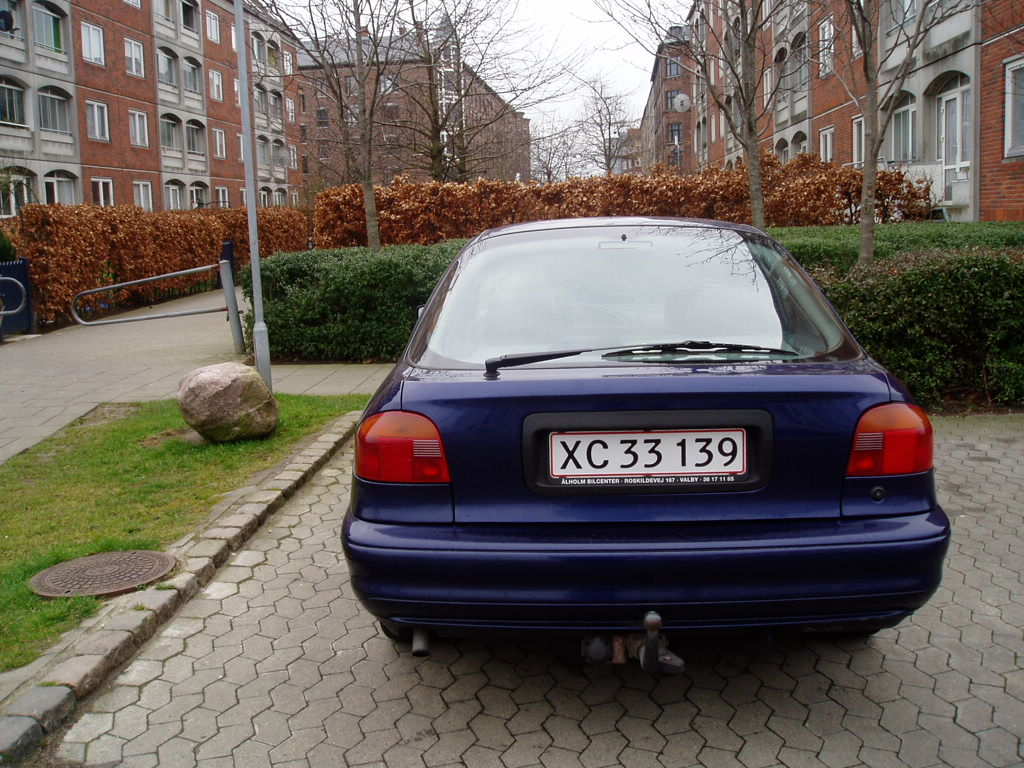
%> input picture img/B_XC33139.JPG, 1024 x 768 px
$ octave --eval "result = detect_lines('../../../img/B_XC33139.JPG');"   (GNU Octave 9; MATLAB toolbox functions it lacks are replaced by stand-ins)
%> lines starting %> are read from the running program, lines starting %| are printed output that depends on the picture; in (x1, y1, x2, y2) boxes, pixels count from 0 and x2, y2 are one past the last pixel; in counts of white or black regions, pixels touching at a corner belong together; the program's own positions count from 1
function plateCords = detect_lines(inputImage)
%> called with inputImage = '../../../img/B_XC33139.JPG'

% Downscale factor
downscaleFactor = 4;

% Read image from file
origImage = imread(inputImage);
%> origImage is the input picture: size 768x1024x3 uint8; mean R, G, B 106.1, 97.9, 91.7

% Convert image to grayscale
image = rgb2gray(origImage);

% Log image
%image = log10(double(image))/log10(512);
%figure, imshow(log(double(image)),[]);


% Downsample image columns
image = downsample(image,downscaleFactor);
%> image: size 192x1024 uint8
% Downsample image rows
image = transpose(downsample(transpose(image),downscaleFactor));
%> image: size 192x256 uint8

% Image width and height
imHeight = size(image,1);
%> imHeight = 192
imWidth = size(image,2);
%> imWidth = 256


figure(100);


% Experiment with gradients
[FX,FY] = gradient(double(image));
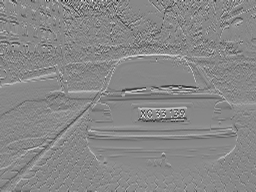
%> FY: size 192x256 double; min -168, max 147, mean -0.2; drawn with min black and max white
%figure(10);
%imshow(abs(FX),[]);
maxGradientX = max(max(abs(FX)));
%> maxGradientX = 119
%minGradientX = min(min(FX));

% Create an empty matrix with same dimensions as image
scanner = zeros(imHeight, imWidth);


for x = 1:imWidth
  for y = 1:imHeight
%    if abs(FX(y,x)) > (maxGradientX * 0.5)
    if abs(FX(y,x)) > (maxGradientX * 0.4)
      scanner(y,x) = 1;
    end
  end
end
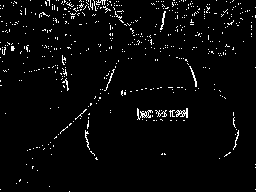
%> scanner: size 192x256 double; values 0 (black) and 1 (white), 3.2% white in thin lines or dots


%%%%%%%%%%%%%%%%%%%%%%%%%%%%%%%%%%%%%%%%%%%%%%%%%%%
% Delete connected components smaller than than X %
%%%%%%%%%%%%%%%%%%%%%%%%%%%%%%%%%%%%%%%%%%%%%%%%%%%
% Get connected components in image
% conComp = matrix holding components
% numConComp = Number of connected components
[conComp,numConComp] = (bwlabel(scanner,8));
%> conComp: size 192x256 double; 516 distinct labels, from 0 to 515
%> numConComp = 515
maxCompSize = 2;
for i = 1:numConComp
%for i = 1:100
  % If current component is smaller than X
  compLength = length(find(conComp == i));
  if compLength <= maxCompSize
    % get coordinates of pixels in component
    [x,y] = find(conComp == i);
    % Set color of pixels in component
    for j = 1:compLength
      % 0 = black
      scanner(x(j), y(j)) = 0;
    end
  end
end
%> this loop made 515 passes
%> (compLength, x, y) on passes 1 to 12: (1, 6, 1), (1, 9, 1), (1, 17, 1), (1, 43, 1), (2, [49; 50], [1; 1]), (1, 58, 1), (2, [81; 82], [1; 1]), (2, [86; 86], [1; 2]), (1, 190, 1), (2, [22; 22], [2; 3]), (1, 9, 3), (2, [32; 32], [3; 4])
%> compLength on passes 14, 17, 24, 27, 31, 35: 16, 4, 4, 3, 16, 4
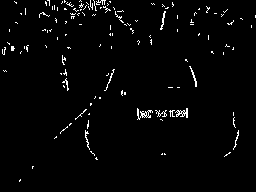
%> scanner: size 192x256 double; values 0 (black) and 1 (white), 2.2% white in thin lines or dots
%> after the loop, x = 190; y = 256


% Show image with only strong gradients marked
%figure(1) , imshow(scanner);

% Strongest gradients
subplot(3,2,3);
imshow(scanner);

%subplot(3,2,6);
%imshow(imfill(~scanner,'holes'));


%%%%%%%%%%%%%%%%%%%%%%%%%%%%%%%%%%%%%%%
% Dilate image of strongest gradients %
%%%%%%%%%%%%%%%%%%%%%%%%%%%%%%%%%%%%%%%

%Shape to use for dilation
%line = strel('line',6,0);
line = strel('line',10,2);
% [7 lines of commented-out code are left out]
scanner = imdilate(scanner,line);
%> scanner: size 192x256 double; values 0 (black) and 1 (white), 11.2% white; 66 white regions (6 under 20 px), largest, box (x1, y1, x2, y2) and area: (41, 0, 135, 26) 987, (133, 108, 192, 120) 501, (100, 69, 119, 91) 220
%scanner = imerode(scanner,se);

% Show dilated image
subplot(3,2,4);
imshow(scanner);
% Show eroded image
subplot(3,2,5);
%imshow(imerode(scanner,se));

%Show components in dilated image

% Show connected components as colors
%imshow(label2rgb(bwlabel(scanner)));


%%%%%%%%%%%%%%%%%%%%%%%%%%%%%%
% Do stuff to components %
%%%%%%%%%%%%%%%%%%%%%%%%%%%%%%

% Create components
[conComp,numConComp] = (bwlabel(scanner,4));
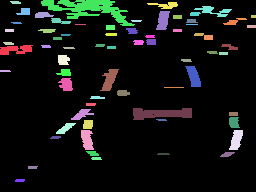
%> conComp: size 192x256 double; 69 distinct labels, from 0 to 68; one colour per label, 0 black
%> numConComp = 68

% Loop through componets
for i = 1:numConComp
  % Get Xs and Ys of current component
  [Ys,Xs] = find(conComp == i);
  compHeight = max(Ys)-min(Ys)+1;
  compWidth = max(Xs)-min(Xs)+1;
  ratio = compHeight/compWidth;
%  if (ratio > 0.3 || ratio < 0.12 || compHeight < 4)
  if (ratio > 0.35 || ratio < 0.12 || compHeight < 4)
    for j = 1:length(Ys)
      scanner(Ys(j),Xs(j)) = 0;
    end
  end
end
%> this loop made 68 passes
%> (compHeight, compWidth, ratio) on passes 1 to 12: (10, 33, 0.303), (2, 11, 0.182), (3, 11, 0.273), (3, 9, 0.333), (3, 11, 0.273), (2, 11, 0.182), (3, 10, 0.3), (7, 14, 0.5), (3, 10, 0.3), (6, 19, 0.316), (4, 18, 0.222), (26, 94, 0.277)
%> (Ys, Xs, compHeight, compWidth, ratio) on passes 24, 53: ([25; 25; 25; 25; 25; 25; 25; 25; 25; 25; 25], [76; 77; 78; 79; 80; 81; 82; 83; 84; 85; 86], 1, 11, 0.0909), ([25; 25; 25; 25; 25; 25; 25; 25; 25; 25; 25; 25], [187; 188; 189; 190; 191; 192; 193; 194; 195; 196; 197; 198], 1, 12, 0.0833)
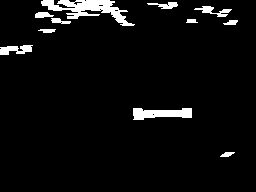
%> scanner: size 192x256 double; values 0 (black) and 1 (white), 4.8% white; 11 white regions, largest, box (x1, y1, x2, y2) and area: (41, 0, 135, 26) 987, (133, 108, 192, 120) 501, (0, 45, 33, 55) 216

% Show image after having manipulated components
subplot(3,2,6);
imshow(scanner);


%%%%%%%%%%%%%%%%%%%%%%%%%%%%%%
% REMOVING LEAST WHITE LINES %
%%%%%%%%%%%%%%%%%%%%%%%%%%%%%%

% Find value of most white (largest sum) horizontal line
rowWhiteValues = sum(transpose(scanner));
%> rowWhiteValues = 192 values, max 101 at index 9, min 0 at index 27, mean 12.17
maxRowWhiteValue = max(rowWhiteValues);
%> maxRowWhiteValue = 101

% Set all values for rows with low white-values to 0
for row  = 1:imHeight
  if (rowWhiteValues(row) < (0.6 * maxRowWhiteValue))
    %scanner(row,:) = 0;
  end
end

% Show image with weak lines removed
%figure(15) , imshow(scanner);


%%%%%%%%%%%%%%%%%%%%%%%%%%%%%%%%%%%%%%%%%%%%%%%%%%%%%%%
% CONSIDER DOING A DILATE HERE TO GET THE WHOLE PLATE %
%%%%%%%%%%%%%%%%%%%%%%%%%%%%%%%%%%%%%%%%%%%%%%%%%%%%%%%

%Shape to use for dilation
line = strel('line',15,22);
% [6 lines of commented-out code are left out]
scanner = imdilate(scanner,line);
%> scanner: size 192x256 double; values 0 (black) and 1 (white), 10.2% white; 7 white regions, largest, box (x1, y1, x2, y2) and area: (29, 0, 141, 36) 2325, (127, 105, 198, 123) 982, (180, 3, 238, 26) 621


%%%%%%%%%%%%%%%%%%%%%%%%%%%%%%%%%%%%%%%%%%%%%%%
% Use biggest component to get plate position %
%%%%%%%%%%%%%%%%%%%%%%%%%%%%%%%%%%%%%%%%%%%%%%%

% If more than one candidate. The one closest to the center should win.
% Or beeing close to the edge is not good
% Another posibility is choosing the are with the most plate like ratio


% Create components
[conComp,numConComp] = (bwlabel(scanner,4));
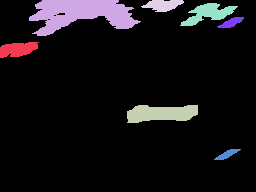
%> conComp: size 192x256 double; 8 distinct labels, from 0 to 7; one colour per label, 0 black
%> numConComp = 7

% Loop through componets
%biggestComponent = 0;
biggestComponentSize = 0;

% Need to set these for cases with no candidates
topLeft = [1,1];
topRight = [1,1];
bottomLeft = [1,1];
bottomRight = [1,1];


for i = 1:numConComp
  % Get Xs and Ys of current component
  [Ys,Xs] = find(conComp == i);
  % Get size of component
  compSize = length(Xs);
  if (compSize > biggestComponentSize)
    %biggestComponent = i;
    biggestComponentSize = compSize;
% [4 lines of commented-out code are left out]
    topLeft = downscaleFactor*[min(Ys),min(Xs)];
    topRight = downscaleFactor*[min(Ys),max(Xs)];
    bottomLeft = downscaleFactor*[max(Ys),min(Xs)];
    bottomRight = downscaleFactor*[max(Ys),max(Xs)];
  end
end
%> this loop made 7 passes
%> (compSize, biggestComponentSize, topLeft, topRight, bottomLeft, bottomRight) on passes 1 to 2: (446, 446, [172 4], [172 156], [232 4], [232 156]), (2325, 2325, [4 120], [4 564], [144 120], [144 564])
%> compSize on passes 3 to 7: 982, 339, 621, 133, 157


% If detected area does not match ratio of plate. Consider making it wider.


subplot(3,2,5);
%imshow(scanner);
imshow(origImage([topLeft(1):bottomLeft(1)],[topLeft(2):topRight(2)]));
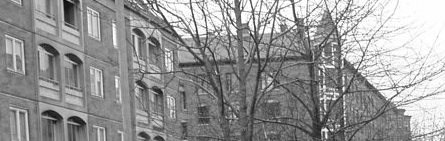
%> displayed picture: size 141x445, on the screen's scale of 0 to 255; min 7, max 255, mean 150.7
%imshow(image([topLeft:bottomLeft],[1:200]));
%imshow(image([1:50],[1:200]));


% Weak lines removed
subplot(3,2,1);
imshow(scanner);

% Original image
subplot(3,2,2);
imshow(image);

% Show original image
% figure(18) , imshow(image);


image = scanner;


% [37 lines of commented-out code are left out]


plateCords = [topLeft(2), topRight(2), topLeft(1), bottomLeft(1)];
%> plateCords = [120 564 4 144]
return;
